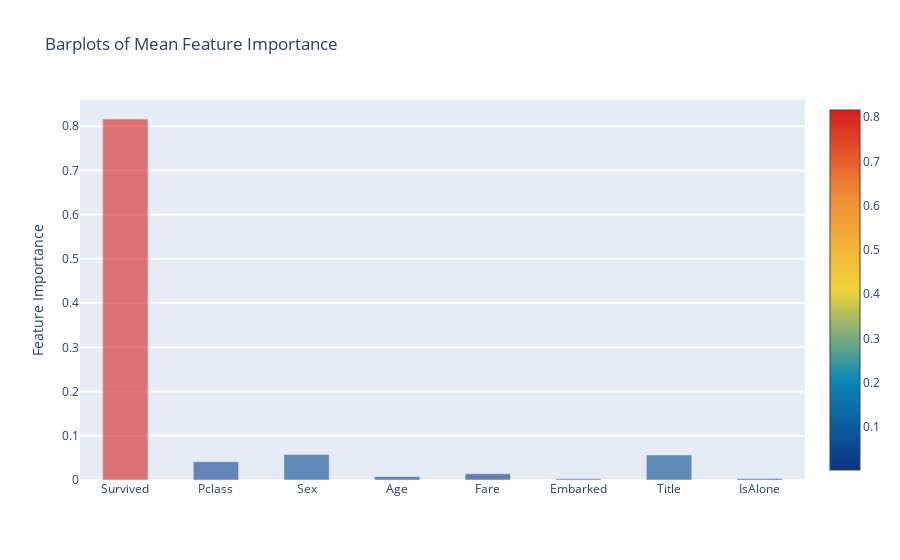

Notebook code for this chart:
### Code cell
y = feature_dataframe['mean'].values
x = feature_dataframe['features'].values
data = [go.Bar(
            x= x,
             y= y,
            width = 0.5,
            marker=dict(
               color = feature_dataframe['mean'].values,
            colorscale='Portland',
            showscale=True,
            reversescale = False
            ),
            opacity=0.6
        )]

layout= go.Layout(
    autosize= True,
    title= 'Barplots of Mean Feature Importance',
    hovermode= 'closest',
#     xaxis= dict(
#         title= 'Pop',
#         ticklen= 5,
#         zeroline= False,
#         gridwidth= 2,
#     ),
    yaxis=dict(
        title= 'Feature Importance',
        ticklen= 5,
        gridwidth= 2
    ),
    showlegend= False
)
fig = go.Figure(data=data, layout=layout)
py.iplot(fig, filename='bar-direct-labels')

### Figure 1 — Plotly figure (JSON) as saved in the notebook; plotly's stock layout.template omitted (floating-point values rounded to 4 significant figures)
{"data": [{"marker": {"color": [0.8163, 0.04137, 0.0578, 0.007575, 0.01404, 0.0029, 0.05667, 0.00338], "colorscale": [[0, "rgb(12,51,131)"], [0.25, "rgb(10,136,186)"], [0.5, "rgb(242,211,56)"], [0.75, "rgb(242,143,56)"], [1, "rgb(217,30,30)"]], "reversescale": false, "showscale": true}, "opacity": 0.6, "type": "bar", "width": 0.5, "x": ["Survived", "Pclass", "Sex", "Age", "Fare", "Embarked", "Title", "IsAlone"], "y": [0.8163, 0.04137, 0.0578, 0.007575, 0.01404, 0.0029, 0.05667, 0.00338]}], "layout": {"autosize": true, "hovermode": "closest", "showlegend": false, "title": {"text": "Barplots of Mean Feature Importance"}, "yaxis": {"gridwidth": 2, "ticklen": 5, "title": {"text": "Feature Importance"}}}}
